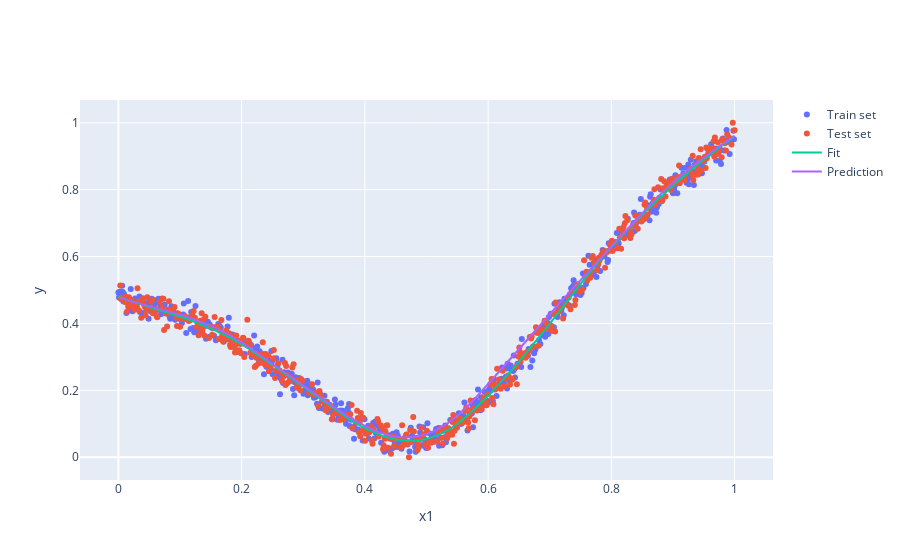

The notebook cell this image was saved under:
### Code cell
M1 = Model(m)

print("Description of the model: ")
pprint.pprint(M1.description_dict)
f = M1.fit(X_norm, y_norm.ravel(), lam_c=1, plot_=False)
#bar_chart_of_coefficient_difference_dataframe(M1.df_beta)
#line_chart_of_coefficient_dataframe(M1.df_beta)

pred = M1.predict(X=X_test)
print("MSE prediction: ", mean_squared_error(pred.ravel(), y_test.ravel()))

fig = go.Figure()
fig.add_trace(go.Scatter(x=X_train[:,0], y=y_train.ravel(), name="Train set", mode="markers"))
fig.add_trace(go.Scatter(x=X_test[:,0], y=y_test.ravel(), name="Test set",mode="markers"))
fig.add_trace(go.Scatter(x=M1.X_fit[:,0], y=f, name="Fit", mode="lines"))
fig.add_trace(go.Scatter(x=M1.X_pred[:,0], y=pred.ravel(), name="Prediction", mode="lines"))

fig.update_layout(xaxis_title="x1", yaxis_title="y")
fig.show()

### Figure 1 — Plotly figure (JSON) as saved in the notebook; plotly's stock layout.template omitted (floating-point values rounded to 4 significant figures; data arrays with more than 128 entries replaced by an {"elided": "..."} marker saying what was removed)
{"data": [{"mode": "markers", "name": "Train set", "type": "scatter", "x": {"elided": "500 float values"}, "y": {"elided": "500 float values"}}, {"mode": "markers", "name": "Test set", "type": "scatter", "x": {"elided": "500 float values"}, "y": {"elided": "500 float values"}}, {"mode": "lines", "name": "Fit", "type": "scatter", "x": {"elided": "1000 float values"}, "y": {"elided": "1000 float values"}}, {"mode": "lines", "name": "Prediction", "type": "scatter", "x": {"elided": "500 float values"}, "y": {"elided": "500 float values"}}], "layout": {"autosize": true, "xaxis": {"autorange": true, "range": [-0.06074, 1.061], "title": {"text": "x1"}, "type": "linear"}, "yaxis": {"autorange": true, "range": [-0.07325, 1.073], "title": {"text": "y"}, "type": "linear"}}}
